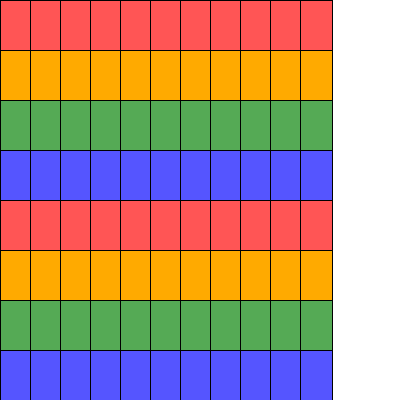
Frame 1 (no input)
Frame 60 (the mouse pressed at the canvas centre just before this capture): identical to frame 1, image omitted
Frame 120 (the mouse held since frame 60 and released just before this capture): identical to frame 1, image omitted

The Processing sketch that drew this single still picture (run headless with seeded random() and noise(); from frame 60 on, the mouse is pressed at the canvas centre):

// Processing sketch: week04_UNOcard
// ── week04_UNOcard.pde
void setup(){
  size(400,400);
}
int [][] card = new int [8][11];
color [] C={#FF5555,#FFAA00,#55AA55,#5555FF};
void draw(){
  background(255);
  for(int i=0;i<8;i++){
    for(int j=0;j<11;j++){
      fill(C[i%4]);
      rect(j*30,i*50,32,50);
    }
  }
}
